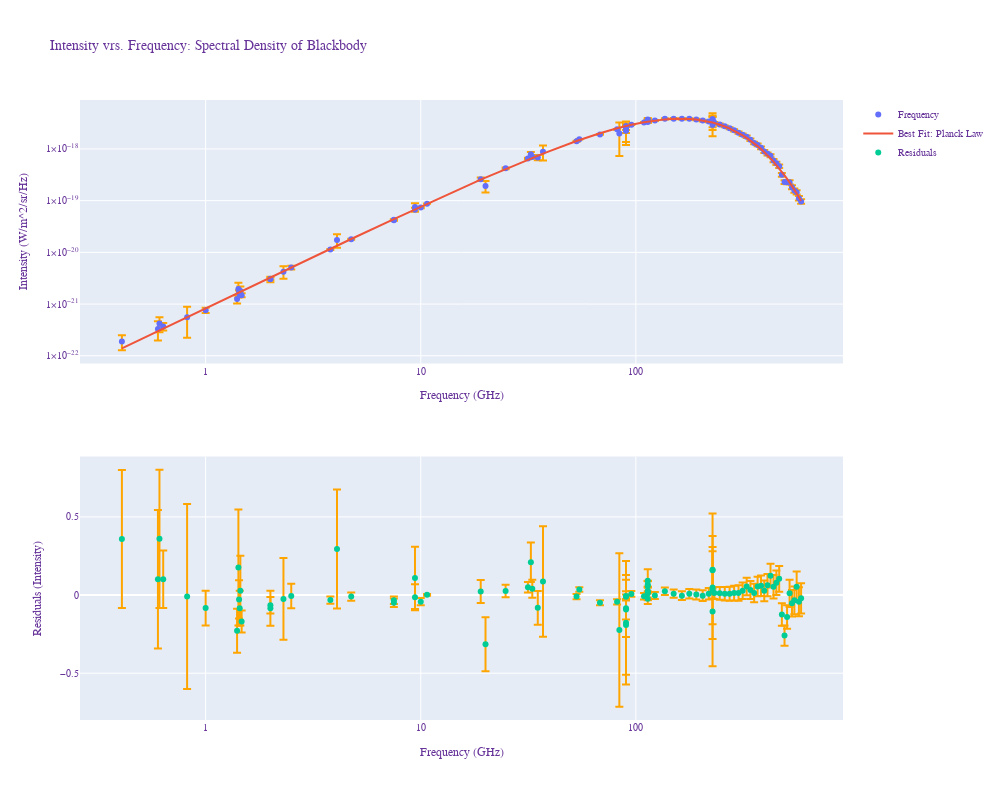

The code cell stored with this chart in its notebook:
### Markdown cell above
Part 4) (5 pts)

Make a single figure with two subplots
- top: data with errorbars and best fit curve vs frequency (same parameters as plot above)
- bottom: fractional residuals (i.e residual/Radiance = (data-Fit)/fit) with errorbar (only log on x-scale)


_________________________________________________________________________

### Code cell
# Your code...

from plotly.subplots import make_subplots

sorted_data=np.sort(cmb_intensity_data['frequency'])
fit_data=planck_radiation_law(cmb_intensity_data['frequency']*1e9,*poptT)
fractional_residuals=(cmb_intensity_data['intensity']-fit_data)/fit_data

fig = make_subplots(rows=2, cols=1)

fig.add_trace( 
   go.Scatter(
        x=cmb_intensity_data['frequency'],
        y=cmb_intensity_data['intensity'],
        error_y=dict(
            type='data', # value of error bar given in data coordinates
            array=cmb_intensity_data['error'],
            color='orange')
   ,
        mode='markers',name='Frequency' ),row=1,col=1),

fig.add_trace( 
   go.Scatter(
        x=sorted_data,
        y=planck_radiation_law(sorted_data*1e9,*poptT),name='Best Fit: Planck Law'),row=1,col=1)


fig.add_trace( 
   go.Scatter(
        x=cmb_intensity_data['frequency'],
        y=fractional_residuals ,mode='markers',error_y=dict(type='data',array=cmb_intensity_data['error']/fit_data,color='orange'),name='Residuals'),row=2,col=1)
        
fig.update_layout(
    title="Intensity vrs. Frequency: Spectral Density of Blackbody",
    # xaxis_title="Frequency (Hz)",
    # yaxis_title="Intensity (W/m^2/sr/Hz)",
    # legend_title="error",
    font=dict(
        family="Courier New, monospace",
        size=10,
        color="RebeccaPurple"
    )
    #   xaxis = dict(
    #     tickmode = 'array',
    #     tickvals = [1e8,1e9,1e10,1e11]),
    # xaxis1 = dict(
    #     tickmode = 'array',
    #     tickvals = [1e8,1e9,1e10,1e11]),
        # yaxis = dict(
        # tickmode = 'array',
        # tickvals = [10**-22,10**-21,10**-20,10**-19,10**-18],)
         ,height=800,width=1000)

fig.update_xaxes(title_text="Frequency (GHz)", type="log",tickmode='array',tickvals=[.1,1,10,100,1000], row=1, col=1,showticklabels=True)
fig.update_yaxes(title_text="Intensity (W/m^2/sr/Hz)", tickmode='array',tickvals=[10**-22,10**-21,10**-20,10**-19,10**-18], type='log',row=1, col=1)
fig.update_xaxes(title_text="Frequency (GHz)", type="log",tickmode='array',tickvals=[.1,1,10,100,1000],  row=2, col=1)
fig.update_yaxes(title_text="Residuals (Intensity)",  row=2, col=1)
fig.show()
